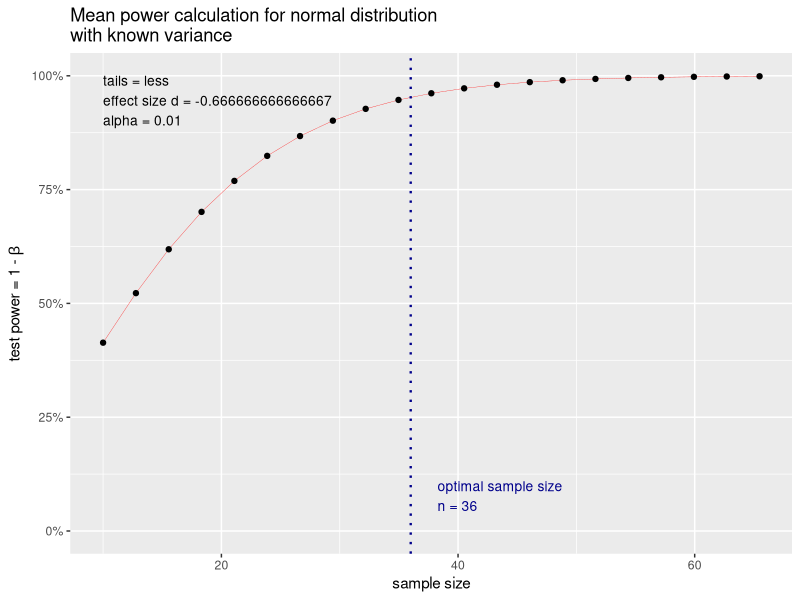
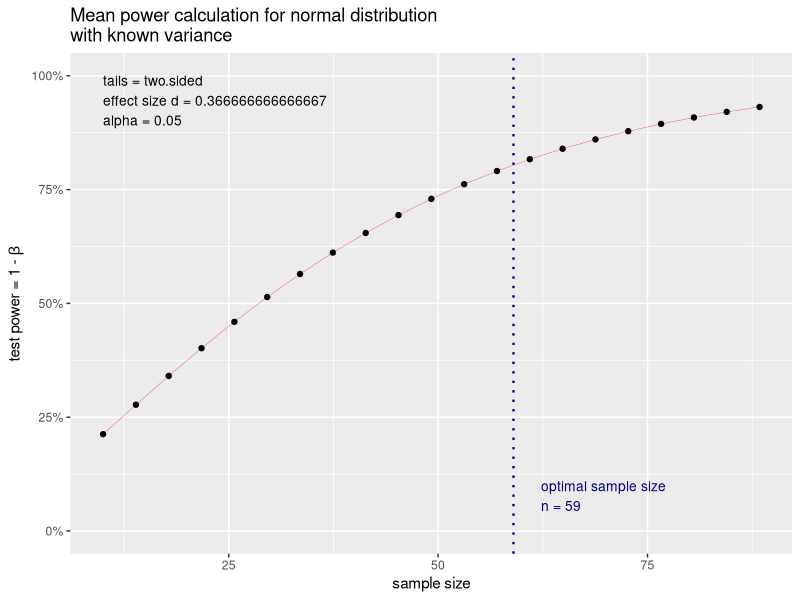
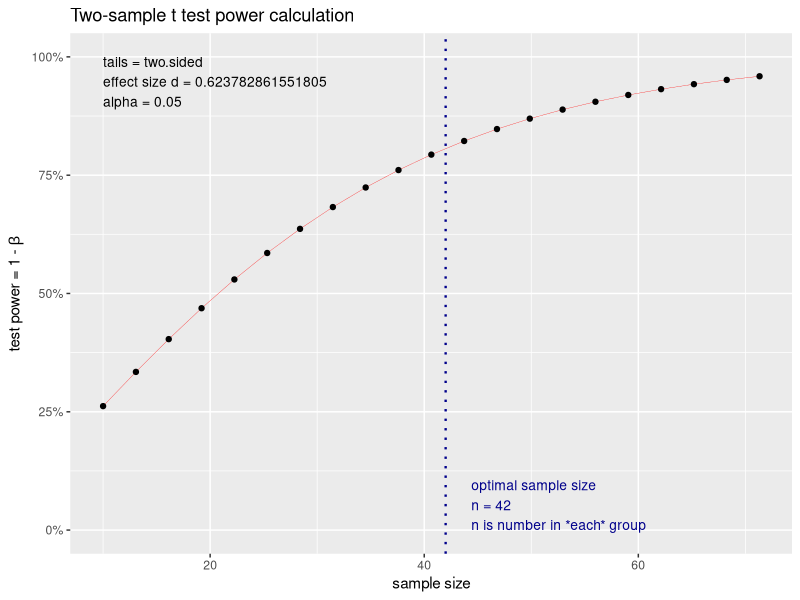

Recreate these plots in R, in order.
# Lecture 8 lecture activities


# type I & II error
n=20 # sample size
s=15 # sample standard deviation
SE=s/sqrt(n) # standard error estimate
alpha=0.01 # significance level
muO=65 # hypothetical lower bound

# find t critical values
t_crit <- qt(p=alpha, df=n-1, lower.tail=TRUE)
print(t_crit)
crit= muO +qt(alpha, df=n-1)*SE
print(crit)

mu=55 # assumed actual mean
type_II_error <- pt((crit-mu)/SE,df=n-1,lower.tail=FALSE)
print(type_II_error)

# working example
n2=30
SD2=1.25
SE2=SD2/sqrt(n)
muO2=1
mu2=9.95
alpha2 = 0.05
t_crit2 <- qt(p=alpha2, df=n2-1, lower.tail=TRUE)
print(t_crit2)
crit2= muO2 +qt(alpha2, df=n2-1)*SE2
print(crit2)
type_II_error2 <- pt((crit2-mu2)/SE2,
df=n2-1,lower.tail=FALSE)
print(type_II_error2)

# Cohen's effect size (d): difference in means/sd

##------------------------
library(pwr)
pwr.t.test(n=, d=(9-11)/2, sig.level = 0.05, power = 0.9, type = "two.sample", alternative = "two.sided")



p.z<- pwr.norm.test(d=(55-65)/15, sig.level=0.01,power=0.95,alternative="less")
print(p.z)
plot(p.z)
mu3 = -2.5
muX = -3.2
s3=1.5
power3= 0.8
alpha3=0.05
p.z3 <- pwr.norm.test(d=mu3-muX/s3, sig.level=alpha3, power=power3, alternative = "two.sided")
print(p.z3)
plot(p.z3)

# Cohen's H
# h=2*asin(sqrt(0.65))-2*asin(sqrt(0.5))
h=ES.h(0.65,0.5)
pwr.p.test(h=h,n=, sig.level=0.05, power=0.8, alternative= "two.sided")

# sample sie for testing two minutes

muX4=9
mu4=11
power4=0.9
pwr.t.test(n=, d=(muX4-mu4)/2, power=power4, alternative = "two.sided")
muX5 <- 10
s1 <- 15
s2 <- 17
s_pool <- sqrt((s1^2 + s2^2) / 2)
alpha5 <- 0.05
power5 <- 0.8
p.z5 <- pwr.t.test(n = , d = muX5 / s_pool, power = power5, alternative = "two.sided")
print(p.z5)
plot(p.z5)
